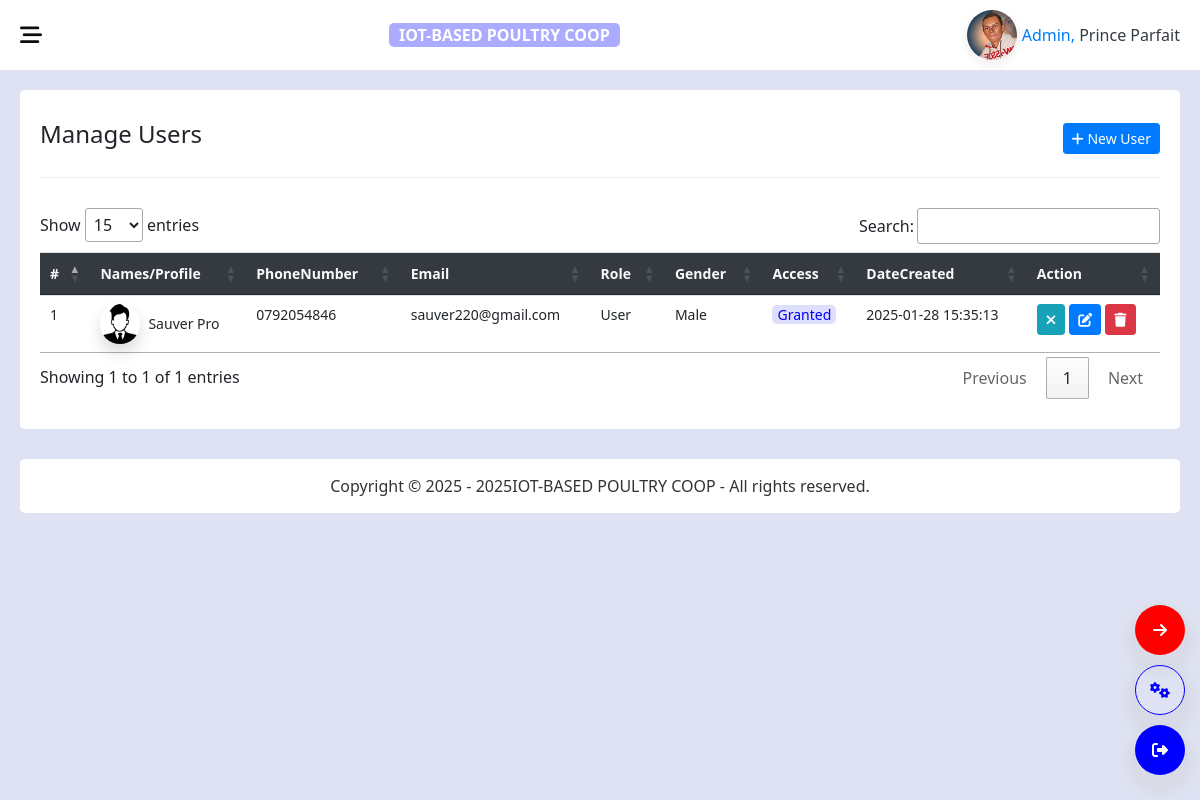
The page /dashboard/manage_users.php (signed in) on the database its author committed.
### tables this page shows
CREATE TABLE `users` (
  `UserId` int(11) NOT NULL,
  `Unique_id` varchar(255) NOT NULL,
  `FirstName` varchar(255) NOT NULL,
  `LastName` varchar(255) NOT NULL,
  `PhoneNumber` varchar(15) NOT NULL,
  `Email` varchar(255) NOT NULL,
  `Role` varchar(50) NOT NULL DEFAULT 'NoRole',
  `Password` varchar(255) NOT NULL,
  `Gender` varchar(25) NOT NULL,
  `Profile` varchar(255) NOT NULL DEFAULT 'NoProfile',
  `Access` varchar(50) NOT NULL DEFAULT 'Granted',
  `failed_attempts` int(11) NOT NULL DEFAULT 0,
  `lock_until` datetime DEFAULT NULL,
  `PasswordDetection` int(11) NOT NULL DEFAULT 1,
  `isDeleted` varchar(45) NOT NULL DEFAULT 'notDeleted',
  `DateCreated` datetime DEFAULT current_timestamp()
);

### dashboard/manage_users.php (the view, shortened to what this page needs)
<?php
include "php/includes/pure_header.php";
$selectusers = mysqli_query($con, "SELECT * FROM users
WHERE `isDeleted` = 'notDeleted' AND UserId != 17
ORDER BY Role ASC
");
?>
<!DOCTYPE html>
<html lang="en">
<head>
    <link rel="stylesheet" href="extensions/bootstrap/css/bootstrap.min.css">
    <link rel="stylesheet" href="extensions/bootstrap/js/bootstrap.bundle.min.js">
    <link rel="stylesheet" href="extensions/fontawesome/css/all.css">
    <link rel="stylesheet" href="extensions/Jquery/jquery.dataTables.min.css">
    <link rel="stylesheet" href="assets/css/main.css">
</head>
<body>
    <div class="body-contents-wrapper">
        <div class="contents">
            <?php include('php/includes/header.php'); ?>
            <div class="cont-container">
                <div class="table-container">
                    <div class="table-header-contents">
                        <h4>Manage Users</h4>
                        <div class="right-table-content">
                            <a href="adduser.php" class="btn btn-primary btn-sm"><i class="fa-solid fa-plus"></i> New User</a>
                        </div>
                    </div>
                    <div class="pure-table">
                        <table class="table table-hover pureTable" id="myTable">
                            <thead class="bg-dark text-light">
                                <tr>
                                    <th>#</th>
                                    <th class="table-plus">Names/Profile</th>
                                    <th>PhoneNumber</th>
                                    <th>Email</th>
                                    <th>Role</th>
                                    <th>Gender</th>
                                    <th>Access</th>
                                    <th>DateCreated</th>
                                    <th class="datatable-nosort">Action</th>
                                </tr>
                            </thead>
                            <tbody>
                                <?php
                                $c = 1;
                                if (mysqli_num_rows($selectusers) > 0) {
                                    while ($row = mysqli_fetch_assoc($selectusers)) {
                                        $usernames = $row['FirstName'] . ' ' . $row['LastName'];
                                        $u_id = $row['UserId'];
                                        if ($row['Role'] == 'admin') {
                                            $urlprofile = 'php/userimages/' . $row['Profile'] . '';
                                        } else {
                                            $urlprofile = '../user/php/userimages/' . $row['Profile'] . '';
                                        }
                                        $sql = mysqli_query($con, "SELECT * FROM `users` WHERE `UserId` = '$u_id'");
                                        $sql_row = mysqli_fetch_assoc($sql);
                                        $role_u_admin = strtolower($sql_row['Role']);
                                ?>
                                        <tr style="<?= ($role_u_admin == 'admin') ? 'border-left: 3px solid #0000ff;' : ''; ?>" title="<?= (mysqli_num_rows($sql) > 0) ? 'Admin' : 'User'; ?>">
                                            <td>
                                                <?= $c++; ?>
                                            </td>
                                            <td>
                                                <div class="name-avatar d-flex align-items-center">
                                                    <div class="avatar mr-2 flex-shrink-0">
                                                        <?php
                                                        if ($row['Profile'] == 'NoProfile') {
                                                        ?>
                                                            <img src="php/defaultavatar/avatar.png" class="border-radius-100 shadow"
                                                                width="40" height="40" alt="" />
                                                        <?php
                                                        } elseif (!file_exists($urlprofile)) {
                                                        ?>
                                                            <img src="php/defaultavatar/avatar.png" class="border-radius-100 shadow"
                                                                width="40" height="40" alt="" />
                                                        <?php
                                                        }
                                                        ?>
                                                    </div>
                                                    <div class="txt">
                                                        <div class="weight-500">
                                                            <?= $usernames; ?>
                                                        </div>
                                                    </div>
                                                </div>
                                            </td>
                                            <td>
                                                <?= $row['PhoneNumber']; ?>
                                            </td>
                                            <td>
                                                <?= $row['Email']; ?>
                                            </td>
                                            <td>
                                                <?= ucfirst($row['Role']); ?>
                                            </td>
                                            <td>
                                                <?= ucfirst($row['Gender']); ?>
                                            </td>
                                            <?php
                                            if ($row['Access'] == 'Granted') {
                                            ?>
                                                <td>
                                                    <span class="statusBtn statusBtnBlue" data-color="#265ed7">Granted</span>
                                                </td>
                                            <?php
                                            } elseif ($row['Access'] == 'Revoked') {
                                            ?>
                                                <td>
                                                    <span class="statusBtn statusBtnRed" data-color="#ff0000">Revoked</span>
                                                </td>
                                            <?php
                                            }
                                            ?>
                                            <td>
                                                <?= $row['DateCreated']; ?>
                                            </td>
                                            <?php
                                            if ($row['Role'] == 'admin') {
                                            ?>
                                                <td class="text-center pr-4">-</td>
                                            <?php
                                            } else {
                                            ?>
                                                <td>
                                                    <div class="table-actions" style="display: flex;">
                                                        <?php
                                                        if ($row['Access'] == 'Granted') {
                                                        ?>
                                                            <a href="php/access.php?access=<?= $row['UserId']; ?>"
                                                                onclick="return confirm('Are you sure to revoke access on this user.')"
                                                                class="btn btn-info btn-sm mr-1"><i class="fa-solid fa-times"
                                                                    title="Revoke Access"></i></a>
                                                        <?php
                                                        } else {
                                                        ?>
                                                            <a href="#unknown" onclick="alert('Unknown Access.')"
                                                                class="btn btn-info btn-sm"><i class="icon-copy fa fa-circle"></i></a>
                                                        <?php
                                                        }
                                                        ?>
                                                        <a href="updateuser.php?uid=<?= $row['UserId']; ?>"
                                                            class="btn btn-primary btn-sm mr-1"><i
                                                                class="fa-solid fa-pen-to-square"></i></a>
                                                        <a onclick="return confirm('Are you sure to delete this user in the system.')"
                                                            href="php/deleteuser.php?uid=<?= $row['UserId']; ?>"
                                                            class="btn btn-danger btn-sm"><i class="fa-solid fa-trash"></i></a>
                                                    </div>
                                                </td>
                                            <?php
                                            }
                                            ?>
                                        </tr>
                                <?php
                                    }
                                } else {
                                    $msg[] = "No users available";
                                }
                                ?>
                            </tbody>
                        </table>
                    </div>
                </div>
                <?php include('php/includes/Rlinks.php'); ?>
                <?php include('php/includes/footer.php'); ?>
            </div>
        </div>
    </div>
</body>
</html>

### dashboard/php/includes/header.php (shortened to what this page needs)
<?php
include "php/config.php";
if (!isset($_SESSION['user_uni_id'])) {
    echo "<script>alert('You must login first.')</script>";
    echo "<script>window.location.href = '../default/login.php'</script>";
} else {
    $selectuser = mysqli_query($con, "SELECT * FROM `users` WHERE `Unique_id` = {$_SESSION['user_uni_id']}");
    $user = mysqli_fetch_assoc($selectuser);
    $role = $user['Role'];
    $fname = $user['FirstName'];
}
?>
<div class="top-header-contents">
    <div class="left-top-header-contents sub-header-contentes n-flex-content">
        <i class="fa-solid fa-bars-staggered toggleAsidebar"></i>
    </div>
    <a href="index.php" class="companyTitle">
       IOT-BASED POULTRY COOP
    </a>
    <div class="right-top-header-contents sub-header-contentes">
        <?php
        $profile = 'php/userimages/' . $user['Profile'] . '';
        $default_image_url = '<img src="php/defaultavatar/avatar.png" alt="avatar">';
        if ($user['Profile'] == '') {
            echo $default_image_url;
        } elseif (file_exists($profile)) {
            echo '<a href="' . $profile . '" target="_blank"><img src="' . $profile . '" alt="profile"></a>';
        } else {
            echo $default_image_url;
        }
        ?>
        <p>
            <a href="settings.php" class="text-dark" style="text-decoration: none;">
                <span class="userTitle text-primary"><?= ucfirst($role); ?>, </span> <?= $fname; ?>
            </a>
        </p>
    </div>
</div>

### dashboard/assets/css/main.css (style rules this page uses)
* { margin: 0; padding: 0; box-sizing: border-box; font-family: 'Segoe UI', Tahoma, Geneva, Verdana, sans-serif; }
:root { --main-color: #0000ff; --white-color: #fff; --gray-color: #ccc; --black-color: #000; --text-color: #333; --border-color: #eee; --main-better-color: #bbbbff; --body-background-color: #a3aedd5b; --box-shadow-normal: 0 4px 4px 4px rgba(240, 238, 238, 0.3); --box-shadow-darker: 0 4px 4px 4px rgba(224, 224, 224, 0.3); }
body { background: var(--body-background-color); }
.n-flex-content { display: flex; gap: 2px; }
table tr th, table tr td { font-size: 14px !important; }
.companyTitle { text-align: center; background-color: transparent; background-color: #0000ff54; border-radius: 5px; padding: 0 10px; font-weight: 600; color: var(--white-color); }
a { text-decoration: none; }
.body-contents-wrapper { width: 100%; height: auto; display: flex; }
.contents { position: relative; height: auto; width: 82%; background-color: transparent; margin-left: 18%; padding-top: 70px; transition: all 0.3s ease-in-out; }
.contents .top-header-contents { position: fixed; top: 0; right: 0; width: 82%; height: 70px; background-color: var(--white-color); transition: all 0.3s ease-in-out; z-index: 555; }
.contents .top-header-contents { display: flex; align-items: center; justify-content: space-between; padding: 0 20px; }
.top-header-contents .left-top-header-contents i { font-size: 22px; color: #0e0d0d; cursor: pointer; transition: all 0.3s ease-in-out; }
.top-header-contents .left-top-header-contents .fa-bars-staggered { display: none; }
.top-header-contents .right-top-header-contents { display: flex; align-items: center; text-align: center; }
.top-header-contents .right-top-header-contents img { width: 50px; height: 50px; border-radius: 50%; box-shadow: var(--box-shadow-darker); margin-right: 5px; object-fit: cover; }
.top-header-contents .right-top-header-contents p { padding-top: 15px; }
.top-header-contents .right-top-header-contents p .userTitle { color: var(--main-color); font-weight: 500; }
.cont-container { padding: 20px; height: auto; }
.table-container { width: 100%; background-color: #fff; padding: 30px 20px; border-radius: 5px; }
.pure-table { overflow-x: auto; width: 100%; }
.pure-table img { border-radius: 50%; }
.table-container .table-header-contents { display: flex; align-items: center; justify-content: space-between; width: 100%; margin-bottom: 30px; padding-bottom: 20px; border-bottom: 1px solid var(--border-color); }
.statusBtn { background-color: #cccccc77; color: #444; padding: 0px 5px; border-radius: 5px; text-decoration: none; pointer-events: none; user-select: none; }
.statusBtnBlue { background-color: rgba(118, 118, 247, 0.24); color: #0000ff; }
@media (max-width: 1300px) { .contents { width: 100%; margin-left: 0; } }
@media (max-width: 1300px) { .contents .top-header-contents { width: 100%; } }
@media (max-width: 1300px) { .top-header-contents .left-top-header-contents .fa-bars-staggered { display: block; } }

### rows shown on the page
users: Profile (picture), Role "Admin", FirstName "Prince Parfait"
users: usernames "Sauver Pro", PhoneNumber "0792054846", Email "sauver220@gmail.com", Role "User", Gender "Male", Access "Granted", DateCreated "2025-01-28 15:35:13"
